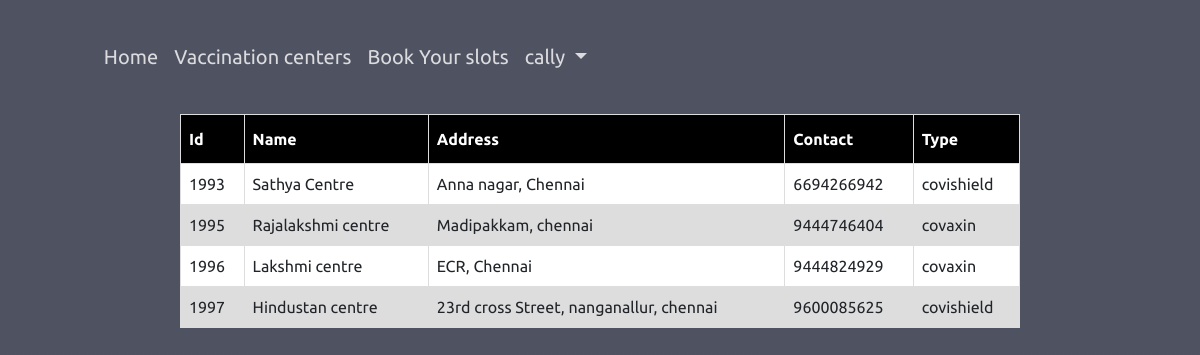
Screenshot of /searchdb.php (signed in) with the database file from the repository.
### tables this page shows
CREATE TABLE `vaccentres` (
  `id` varchar(25) NOT NULL,
  `cname` varchar(25) NOT NULL,
  `address` varchar(75) NOT NULL,
  `contact` bigint(10) NOT NULL,
  `Type` varchar(150) NOT NULL
);

### searchdb.php (the view, shortened to what this page needs)
<?php
    $name=$_POST['name'];
    $id=$_POST['id'];
?>
<!DOCTYPE html>
<html lang="en">
<head>
    <link href="https://cdn.jsdelivr.net/npm/bootstrap@5.0.2/dist/css/bootstrap.min.css " rel="stylesheet ">
    <link rel="stylesheet" href="styleb.css">
</head>
<body class="vac">
<nav class="navbar navbar-expand-lg navbar-light">
        <div class="container-fluid">
            <div class="collapse navbar-collapse justify-content" id="navbarNavAltMarkup">
                <div class="navbar-nav">
                    <a class="nav-link" href="home.php">Home</a>
                    <a class="nav-link" href="search.php">Vaccination centers</a>
                        <?php if(isset($_SESSION['username'])):?>
                        <a class="nav-link" href="booking.php">Book Your slots</a>
                        <?php else:?>
                        <a class="nav-link" href="login.php">Book Your Slots</a>
                        <?php endif;?>
                        <?php if(!isset($_SESSION['username'])) : ?>
                        <a class="nav-link" href="login.php">Login</a>
                        <?php else : ?>
                            <li class="nav-item dropdown">
                                <a class="nav-link dropdown-toggle" href="#" id="navbarDropdownMenuLink" role="button" data-bs-toggle="dropdown" aria-expanded="false">
                                    <?php echo $_SESSION['username']; ?>
                                </a>
                            </li>
                        <?php endif; ?>
                </div>
            </div>
        </div>
    </nav>
    <center>
        <table id="dis">
            <?php
                include('connection.php');
                if($id==""){
                    $sql ="SELECT * from vaccentres where cname like '%$name%'";
                    $result = $con->query($sql);
                    echo "<tr><th>Id</th><th>Name</th><th>Address</th><th>Contact</th><th>Type</th></tr>";
                    while($row = mysqli_fetch_array($result)){
                        echo "<tr><td>$row[id]</td><td>$row[cname]</td><td>$row[address]</td><td>$row[contact]</td><td>$row[Type]</td></tr>";
                    }
                }
            ?>
        </table>
    </center>
    </body>
</html>

### styleb.css (style rules this page uses)
.navbar { padding: 30px 40px; height: auto; min-height: 12vh; }
.nav-link { font-family: 'Ubuntu', sans-serif; }
.navbar .container-fluid .navbar-nav .nav-link { font-size: 20px; color: rgba(255, 255, 255, 0.795); }
.vac { min-height: 100vh; width: 100%; background-image: linear-gradient(rgba(4, 9, 30, 0.7), rgba(4, 9, 30, 0.7)), url(https://www.health.nd.gov/sites/www/files/documents/Vaccine%20Stock%20Edited_0.jpeg); background-position: center; background-size: cover; position: relative; text-align: left; }
::placeholder { font-size: 18px; color: #ddd }
#dis { font-family: 'Ubuntu', sans-serif; border-collapse: collapse; width: 70%; }
#dis td, #dis th { border: 1px solid #ddd; padding: 8px; }
#dis tr:nth-child(odd) { background-color: #ddd; }
#dis tr:nth-child(even) { background-color: #ffffff; }
#dis th { padding-top: 12px; padding-bottom: 12px; text-align: left; background-color: #000000; color: white; }

### rows the page displays
vaccentres: id "1993", cname "Sathya Centre", address "Anna nagar, Chennai", contact "6694266942", Type "covishield"
vaccentres: id "1995", cname "Rajalakshmi centre", address "Madipakkam, chennai", contact "9444746404", Type "covaxin"
vaccentres: id "1996", cname "Lakshmi centre", address "ECR, Chennai", contact "9444824929", Type "covaxin"
vaccentres: id "1997", cname "Hindustan centre", address "23rd cross Street, nanganallur, chennai", contact "9600085625", Type "covishield"

### other values shown
$_SESSION['username'] "cally"
